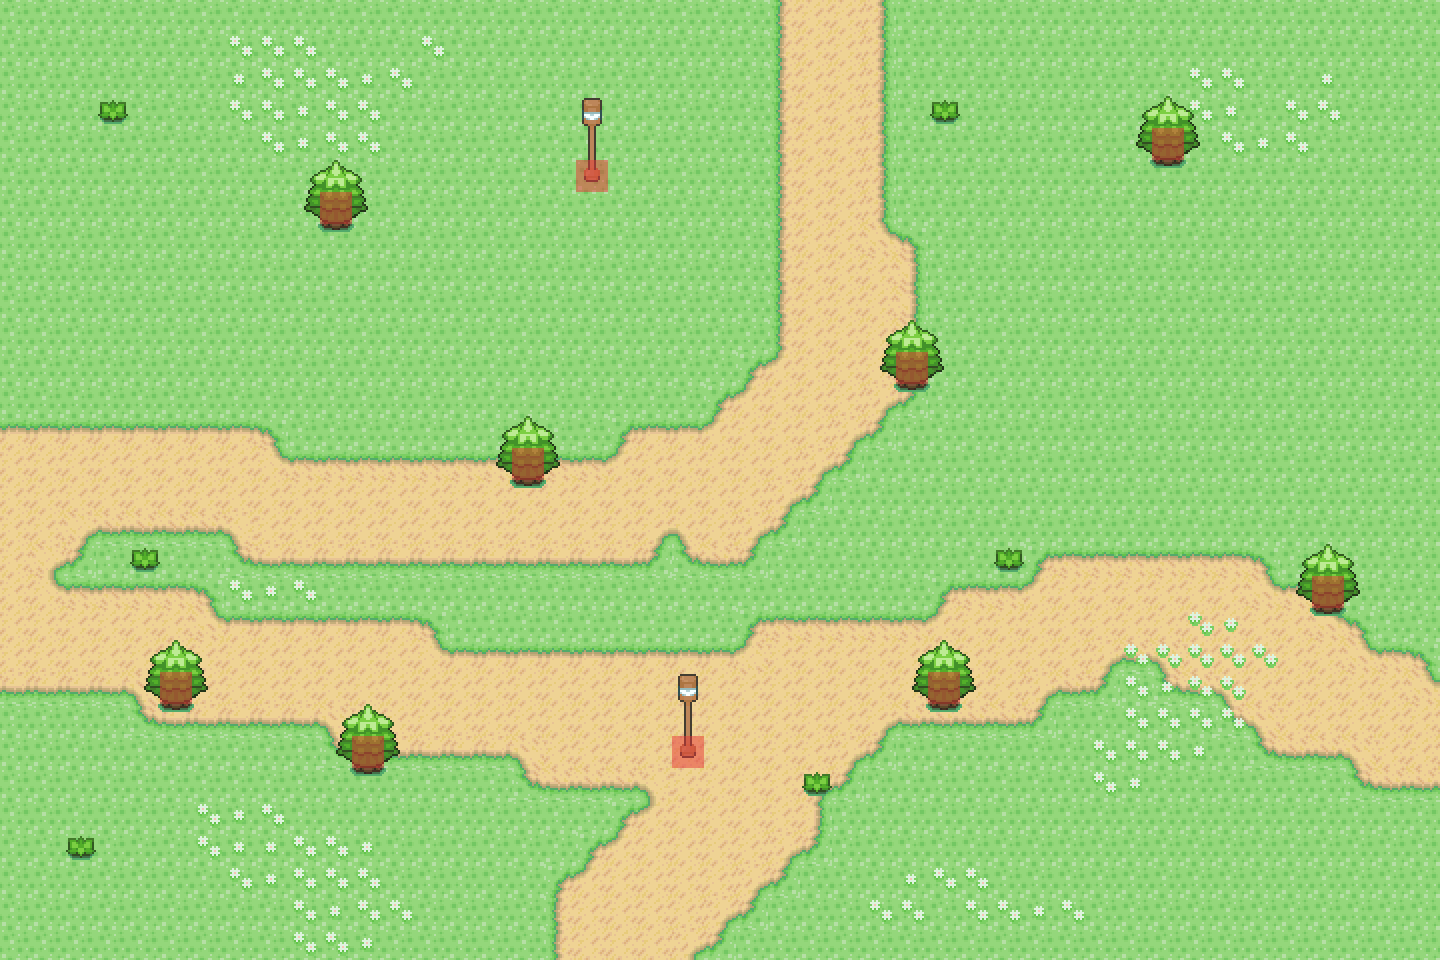

A level layout from a 2D game, rendered from its tile map. Below: a short description, then the map file with tile-grid data replaced by summaries:
An orthogonal 45x30 tile map with 32x32 px tiles, 5 tile layers (Ground1, Ground2, Objects1, Fringe1, ...), 2 tilesets.

<map version="1.0" orientation="orthogonal" renderorder="right-down" width="45" height="30" tilewidth="32" tileheight="32">
 <tileset firstgid="1" name="Tileset" tilewidth="32" tileheight="32">
  <image source="tilesets/Tileset.png" width="256" height="2048" />
 </tileset>
 <tileset firstgid="513" name="Attributes" tilewidth="32" tileheight="32">
  <image source="tilesets/Attributes.png" width="64" height="32" />
  <tile id="0">
   <properties>
    <property name="blocked" value="true" />
   </properties>
  </tile>
  <tile id="1">
   <properties>
    <property name="warp" value="2" />
   </properties>
  </tile>
 </tileset>
 <layer name="Ground1" width="45" height="30">
  <data>[1350 cells, 1350 non-empty, 1 distinct tile ids]</data>
 </layer>
 <layer name="Ground2" width="45" height="30">
  <data>[1350 cells, 438 non-empty, 12 distinct tile ids]</data>
 </layer>
 <layer name="Objects1" width="45" height="30">
  <data>[1350 cells, 139 non-empty, 10 distinct tile ids]</data>
 </layer>
 <layer name="Fringe1" width="45" height="30">
  <data>[1350 cells, 28 non-empty, 5 distinct tile ids]</data>
 </layer>
 <layer name="Attributes" width="45" height="30">
  <data>[1350 cells, 10 non-empty, 1 distinct tile ids]</data>
 </layer>
</map>
